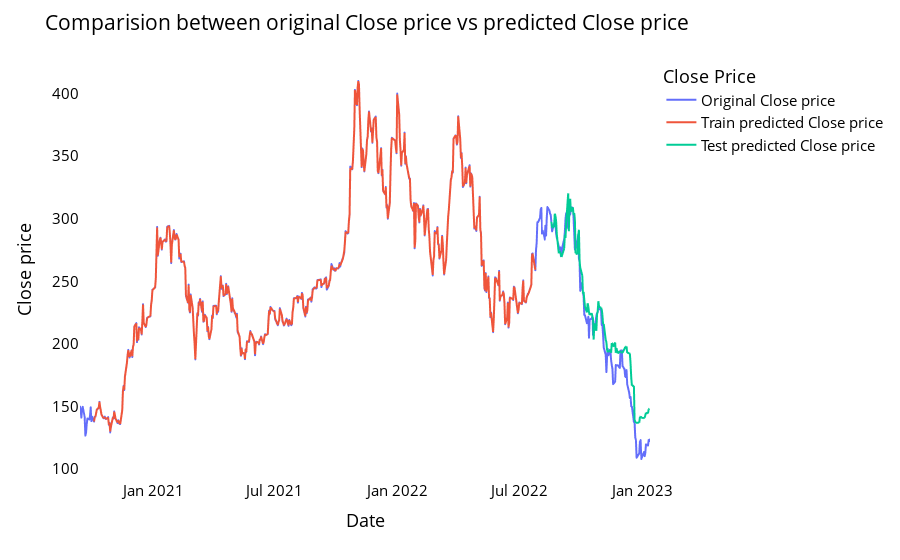

This figure's notebook cell:
### Code cell
# shift train predictions for plotting

look_back=time_step
trainPredictPlot = np.empty_like(closedf)
trainPredictPlot[:, :] = np.nan
trainPredictPlot[look_back:len(train_predict)+look_back, :] = train_predict
print("Train predicted data: ", trainPredictPlot.shape)

# shift test predictions for plotting
testPredictPlot = np.empty_like(closedf)
testPredictPlot[:, :] = np.nan
testPredictPlot[len(train_predict)+(look_back*2)+1:len(closedf)-1, :] = test_predict
print("Test predicted data: ", testPredictPlot.shape)

names = cycle(['Original Close price','Train predicted Close price','Test predicted Close price'])

plotdf = pd.DataFrame({'Date': close_stock['Date'],
                       'original_close': close_stock['Close'],
                      'train_predicted_close': trainPredictPlot.reshape(1,-1)[0].tolist(),
                      'test_predicted_close': testPredictPlot.reshape(1,-1)[0].tolist()})

fig = px.line(plotdf,x=plotdf['Date'], y=[plotdf['original_close'],plotdf['train_predicted_close'],
                                          plotdf['test_predicted_close']],
              labels={'value':'Close price','Date': 'Date'})
fig.update_layout(title_text='Comparision between original Close price vs predicted Close price',
                  plot_bgcolor='white', font_size=15, font_color='black',legend_title_text='Close Price')
fig.for_each_trace(lambda t:  t.update(name = next(names)))

fig.update_xaxes(showgrid=False)
fig.update_yaxes(showgrid=False)
fig.show()

### Figure 1 — Plotly figure (JSON) as saved in the notebook; plotly's stock layout.template omitted (floating-point values rounded to 4 significant figures; data arrays with more than 128 entries replaced by an {"elided": "..."} marker saying what was removed)
{"data": [{"hovertemplate": "variable=original_close<br>Date=%{x}<br>Close price=%{y}<extra></extra>", "legendgroup": "original_close", "line": {"color": "#636efa", "dash": "solid"}, "marker": {"symbol": "circle"}, "mode": "lines", "name": "Original Close price", "showlegend": true, "type": "scattergl", "x": {"elided": "588 str values"}, "xaxis": "x", "y": {"elided": "588 float values"}, "yaxis": "y"}, {"hovertemplate": "variable=train_predicted_close<br>Date=%{x}<br>Close price=%{y}<extra></extra>", "legendgroup": "train_predicted_close", "line": {"color": "#EF553B", "dash": "solid"}, "marker": {"symbol": "circle"}, "mode": "lines", "name": "Train predicted Close price", "showlegend": true, "type": "scattergl", "x": {"elided": "588 str values"}, "xaxis": "x", "y": {"elided": "588 float values"}, "yaxis": "y"}, {"hovertemplate": "variable=test_predicted_close<br>Date=%{x}<br>Close price=%{y}<extra></extra>", "legendgroup": "test_predicted_close", "line": {"color": "#00cc96", "dash": "solid"}, "marker": {"symbol": "circle"}, "mode": "lines", "name": "Test predicted Close price", "showlegend": true, "type": "scattergl", "x": {"elided": "588 str values"}, "xaxis": "x", "y": {"elided": "588 float values"}, "yaxis": "y"}], "layout": {"font": {"color": "black", "size": 15}, "legend": {"title": {"text": "Close Price"}, "tracegroupgap": 0}, "margin": {"t": 60}, "plot_bgcolor": "white", "title": {"text": "Comparision between original Close price vs predicted Close price"}, "xaxis": {"anchor": "y", "domain": [0, 1], "showgrid": false, "title": {"text": "Date"}}, "yaxis": {"anchor": "x", "domain": [0, 1], "showgrid": false, "title": {"text": "Close price"}}}}
